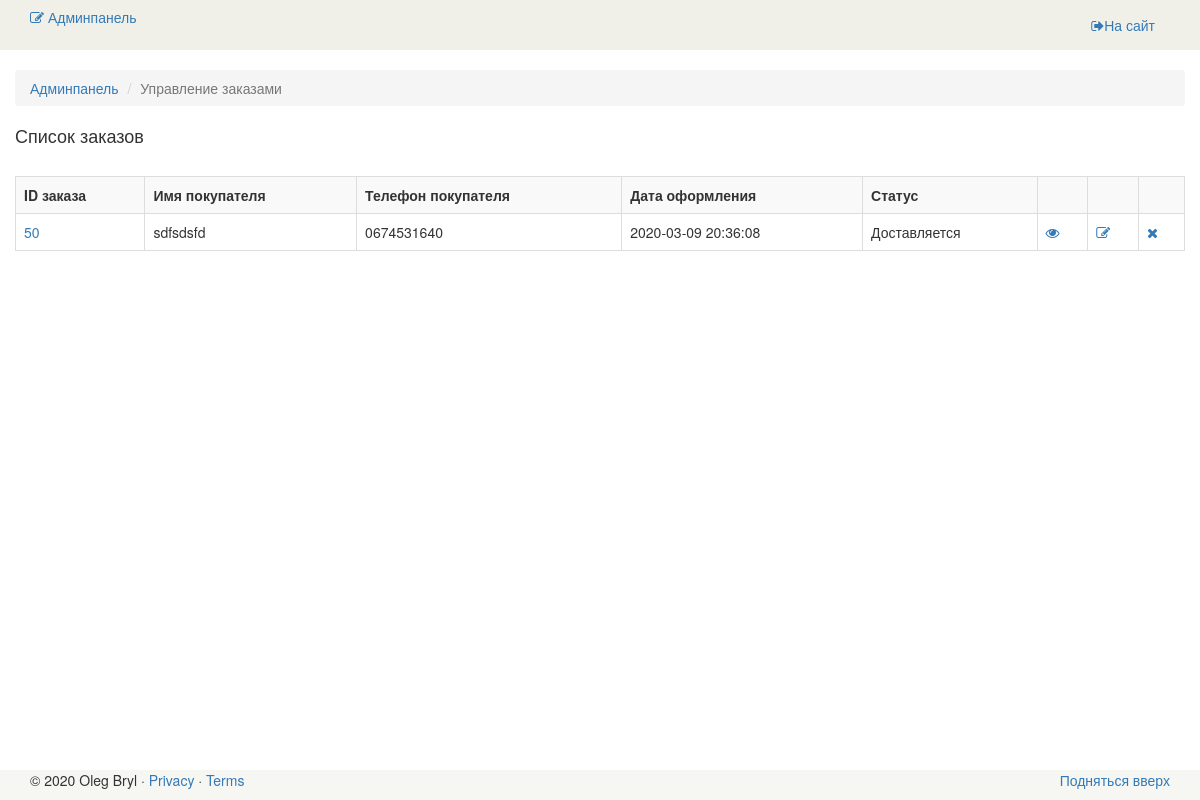
Page /admin/order (signed in) on the committed database.
### tables this page shows
CREATE TABLE `book_order` (
                              `id` int(11) NOT NULL,
                              `user_name` varchar(255) DEFAULT NULL,
                              `user_phone` varchar(255) DEFAULT NULL,
                              `user_comment` text,
                              `date` timestamp NOT NULL DEFAULT CURRENT_TIMESTAMP,
                              `books` text,
                              `status` int(11) DEFAULT '1',
                              PRIMARY KEY (`id`)
);

### config/routes.php (called while the page is built)
<?php
return array(
    'book/([0-9]+)' => 'book/view/$1',
    'catalog' => 'catalog/index',
    'category/([0-9]+)/page-([0-9]+)' => 'catalog/category/$1/$2',
    'category/([0-9]+)' => 'catalog/category/$1',
    'author/([0-9]+)/page-([0-9]+)' => 'catalog/author/$1/$2',
    'author/([0-9]+)' => 'catalog/author/$1',
    'cart/checkout' => 'cart/checkout',
    'cart/delete/([0-9]+)' => 'cart/delete/$1',
    'cart/add/([0-9]+)' => 'cart/add/$1',
    'cart/addAjax/([0-9]+)' => 'cart/addAjax/$1',
    'cart' => 'cart/index',
    'user/register' => 'user/register',
    'user/login' => 'user/login',
    'user/logout' => 'user/logout',
    'cabinet/edit' => 'cabinet/edit',
    'cabinet' => 'cabinet/index',
    'admin/book/create' => 'adminBook/create',
    'admin/book/update/([0-9]+)' => 'adminBook/update/$1',
    'admin/book/delete/([0-9]+)' => 'adminBook/delete/$1',
    'admin/book' => 'adminBook/index',
    'admin/category/create' => 'adminCategory/create',
    'admin/category/update/([0-9]+)' => 'adminCategory/update/$1',
    'admin/category/delete/([0-9]+)' => 'adminCategory/delete/$1',
    'admin/category' => 'adminCategory/index',
    'admin/author/create' => 'adminAuthor/create',
    'admin/author/update/([0-9]+)' => 'adminAuthor/update/$1',
    'admin/author/delete/([0-9]+)' => 'adminAuthor/delete/$1',
    'admin/author' => 'adminAuthor/index',
    'admin/order/update/([0-9]+)' => 'adminOrder/update/$1',
    'admin/order/delete/([0-9]+)' => 'adminOrder/delete/$1',
    'admin/order/view/([0-9]+)' => 'adminOrder/view/$1',
    'admin/order' => 'adminOrder/index',
    'admin' => 'admin/index',
    'contacts' => 'site/contact',
    'about' => 'site/about',
    'index.php' => 'site/index',
    '' => 'site/index',
);

### controllers/AdminOrderController.php (called while the page is built, shortened)
<?php
class AdminOrderController extends AdminBase
{
    public function actionIndex()
    {
        $ordersList = Order::getOrdersList();
        require_once(ROOT . '/views/admin_order/index.php');
        return true;
    }
}

### index.php (called while the page is built, shortened)
<?php
$router = new Router();
$router->run();

### models/Order.php (called while the page is built, shortened)
<?php
class Order
{
    public static function getOrdersList()
    {
        $db = Db::getConnection();
        $result = $db->query('SELECT id, user_name, user_phone, date, status FROM book_order ORDER BY id DESC');
        $ordersList = array();
        $i = 0;
        while ($row = $result->fetch()) {
            $ordersList[$i]['id'] = $row['id'];
            $ordersList[$i]['user_name'] = $row['user_name'];
            $ordersList[$i]['user_phone'] = $row['user_phone'];
            $ordersList[$i]['date'] = $row['date'];
            $ordersList[$i]['status'] = $row['status'];
            $i++;
        }
        return $ordersList;
    }
    public static function getStatusText($status)
    {
        switch ($status) {
            case '3':
                return 'Доставляется';
                break;
        }
    }
}

### views/admin_order/index.php (the view)
<?php include ROOT . '/views/layouts/header_admin.php'; ?>
<section>
    <div class="container">
        <div class="row">
            <br/>
            <div class="breadcrumbs">
                <ol class="breadcrumb">
                    <li><a href="/admin">Админпанель</a></li>
                    <li class="active">Управление заказами</li>
                </ol>
            </div>
            <h4>Список заказов</h4>
            <br/>
            <table class="table-bordered table-striped table">
                <tr>
                    <th>ID заказа</th>
                    <th>Имя покупателя</th>
                    <th>Телефон покупателя</th>
                    <th>Дата оформления</th>
                    <th>Статус</th>
                    <th></th>
                    <th></th>
                    <th></th>
                </tr>
                <?php foreach ($ordersList as $order): ?>
                    <tr>
                        <td>
                            <a href="/admin/order/view/<?php echo $order['id']; ?>">
                                <?php echo $order['id']; ?>
                            </a>
                        </td>
                        <td><?php echo $order['user_name']; ?></td>
                        <td><?php echo $order['user_phone']; ?></td>
                        <td><?php echo $order['date']; ?></td>
                        <td><?php echo Order::getStatusText($order['status']); ?></td>
                        <td><a href="/admin/order/view/<?php echo $order['id']; ?>" title="Смотреть"><i class="fa fa-eye"></i></a></td>
                        <td><a href="/admin/order/update/<?php echo $order['id']; ?>" title="Редактировать"><i class="fa fa-pencil-square-o"></i></a></td>
                        <td><a href="/admin/order/delete/<?php echo $order['id']; ?>" title="Удалить"><i class="fa fa-times"></i></a></td>
                    </tr>
                <?php endforeach; ?>
            </table>
        </div>
    </div>
</section>
<?php include ROOT . '/views/layouts/footer_admin.php'; ?>

### components/Router.php (shortened to what this page needs)
<?php
class Router
{
    private $routes;
    public function __construct()
    {
        $routesPath = ROOT . '/config/routes.php';
        $this->routes = include($routesPath);
    }
    private function getURI()
    {
        if (!empty($_SERVER['REQUEST_URI'])) {
            return trim($_SERVER['REQUEST_URI'], '/');
        }
    }
    public function run()
    {
        $uri = $this->getURI();
        foreach ($this->routes as $uriPattern => $path) {
            if (preg_match("~$uriPattern~", $uri)) {
                $internalRoute = preg_replace("~$uriPattern~", $path, $uri);
                $segments = explode('/', $internalRoute);
                $controllerName = array_shift($segments) . 'Controller';
                $actionName = 'action' . ucfirst(array_shift($segments));
                $parameters = $segments;
                $controllerObject = new $controllerName;
                $result = call_user_func_array(array($controllerObject, $actionName), $parameters);
                if ($result != null) {
                    break;
                }
            }
        }
    }
}

### template/css/main.css (style rules this page uses)
.table { overflow: auto; margin-bottom: 40px; }

### rows in the picture
book_order: id "50", user_name "sdfsdsfd", user_phone "0674531640", date "2020-03-09 20:36:08", status "Доставляется"
